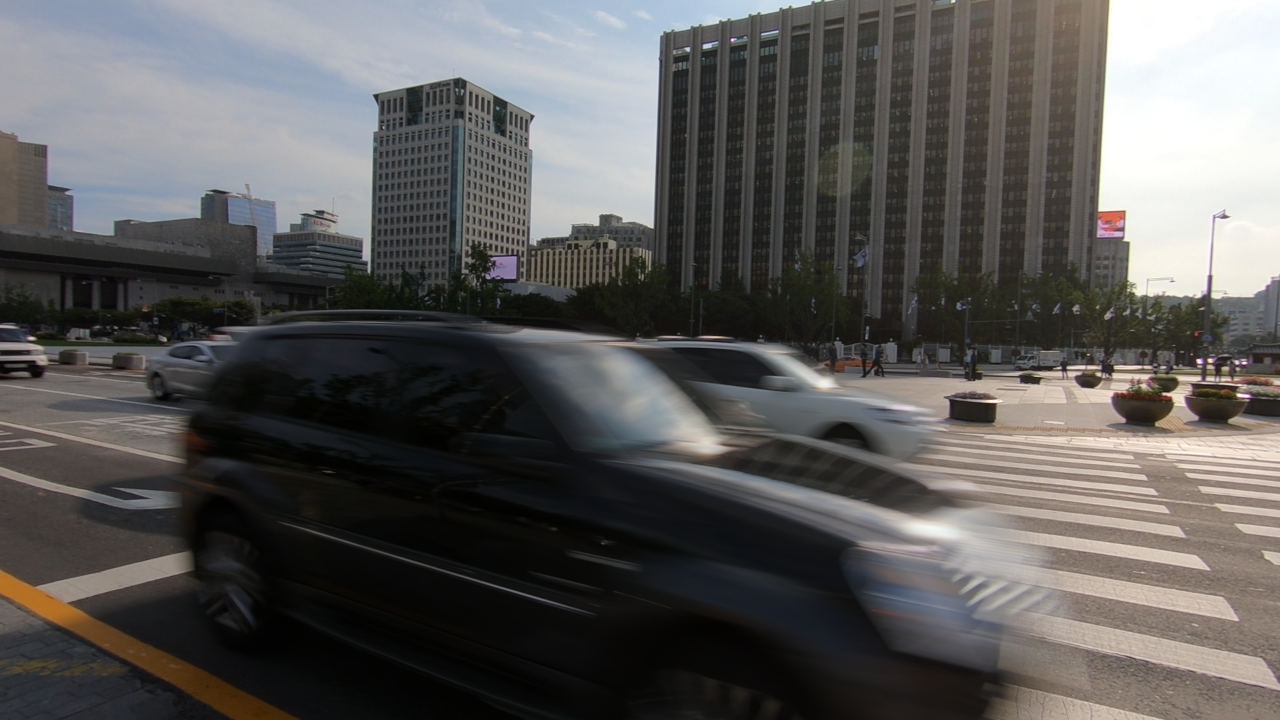
#> input picture pic/00000001.png, 1280 x 720 px, found by its file name
$ python change_size.py
#> lines starting #> are read from the running program, lines starting #| are printed output that depends on the picture
from PIL import Image

def resize_image(input_image_path, output_image_path, size=(416, 416)):
   """
   调整图片大小到指定尺寸并保存。

   参数:
   input_image_path: 输入图片的路径。
   output_image_path: 输出图片的保存路径。
   size: 调整后的图片尺寸 (width, height)。
   """
#> called with input_image_path = 'pic/00000001.png', output_image_path = 'pic/00000001_new.png', size = (416, 416)
   # 打开图片
   image = Image.open(input_image_path)
#> image is the input picture: PIL image 1280x720 RGB; mean R, G, B 91.5, 90, 88.9

   # 调整图片大小
   resized_image = image.resize(size, Image.BILINEAR)
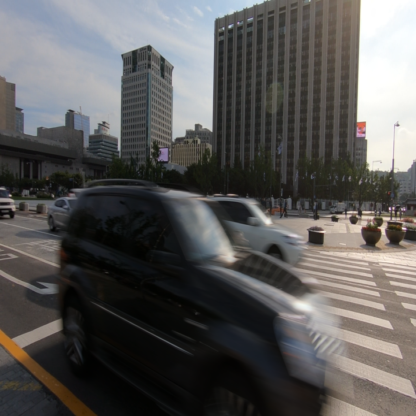
#> resized_image: PIL image 416x416 RGB; mean R, G, B 91.5, 90, 88.9

   # 保存调整后的图片
   resized_image.save(output_image_path)

# 使用示例
input_image_path = 'pic/00000001.png'  # 输入图片路径
output_image_path = 'pic/00000001_new.png'  # 输出图片路径
resize_image(input_image_path, output_image_path)

$ run again, with pic/00000002.png copied over pic/00000001.png
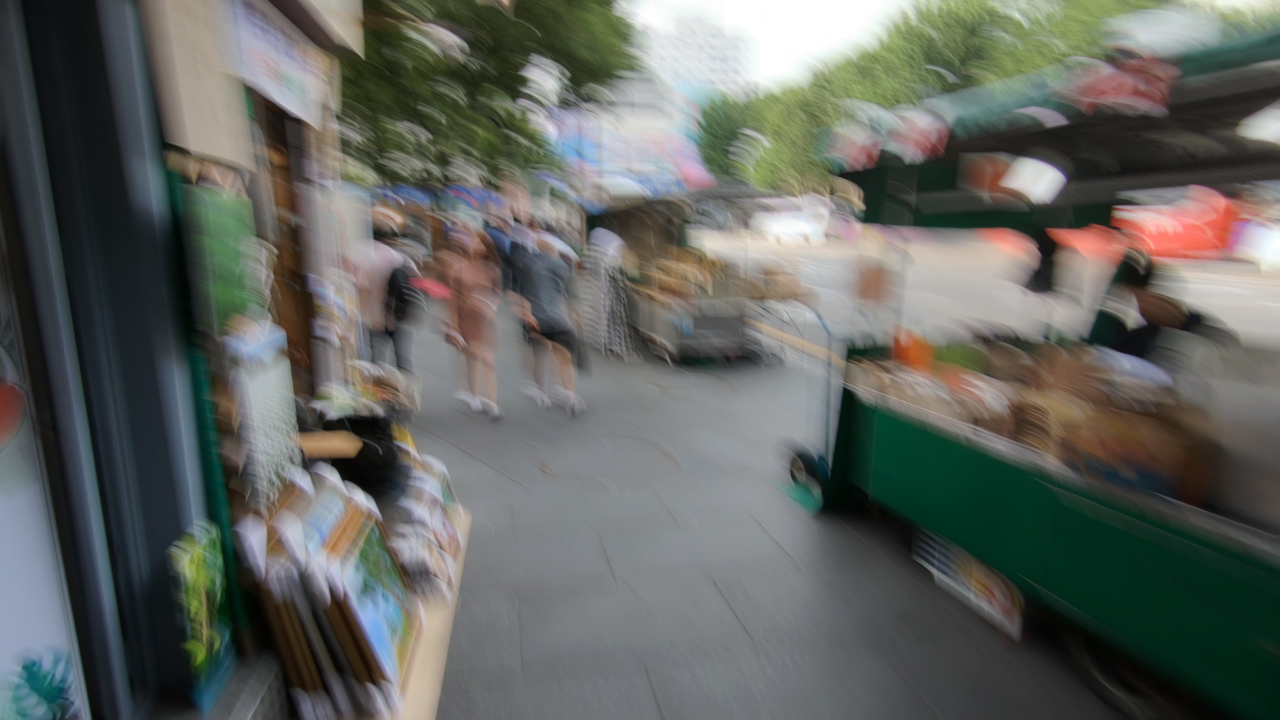
#> input picture pic/00000002.png, 1280 x 720 px, found by its file name
#> in resize_image, image is the input picture: PIL image 1280x720 RGB; mean R, G, B 97.5, 100.5, 95.6
#> in resize_image, `resized_image = image.resize(size, Image.BILINEAR)`:
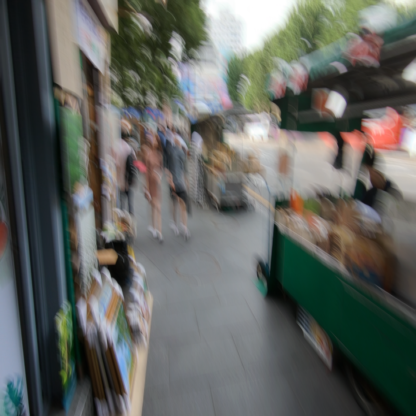
#> resized_image: PIL image 416x416 RGB; mean R, G, B 97.5, 100.5, 95.6

$ run again, with pic/00000003.png copied over pic/00000001.png
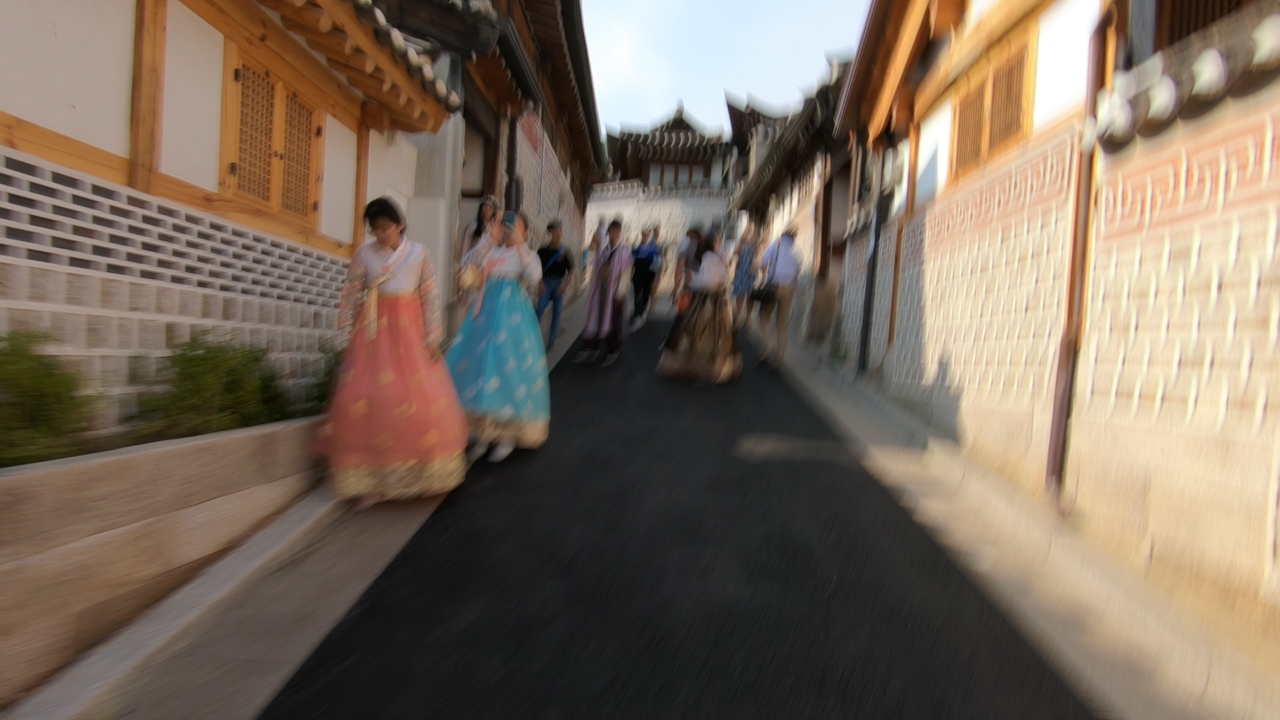
#> input picture pic/00000003.png, 1280 x 720 px, found by its file name
#> in resize_image, image is the input picture: PIL image 1280x720 RGB; mean R, G, B 123.2, 107.9, 93.3
#> in resize_image, `resized_image = image.resize(size, Image.BILINEAR)`:
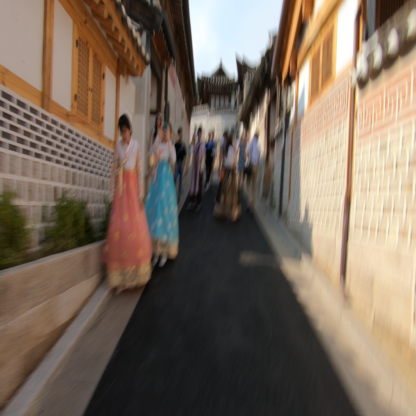
#> resized_image: PIL image 416x416 RGB; mean R, G, B 123.2, 107.9, 93.4

$ run again, with pic/00000004.png copied over pic/00000001.png
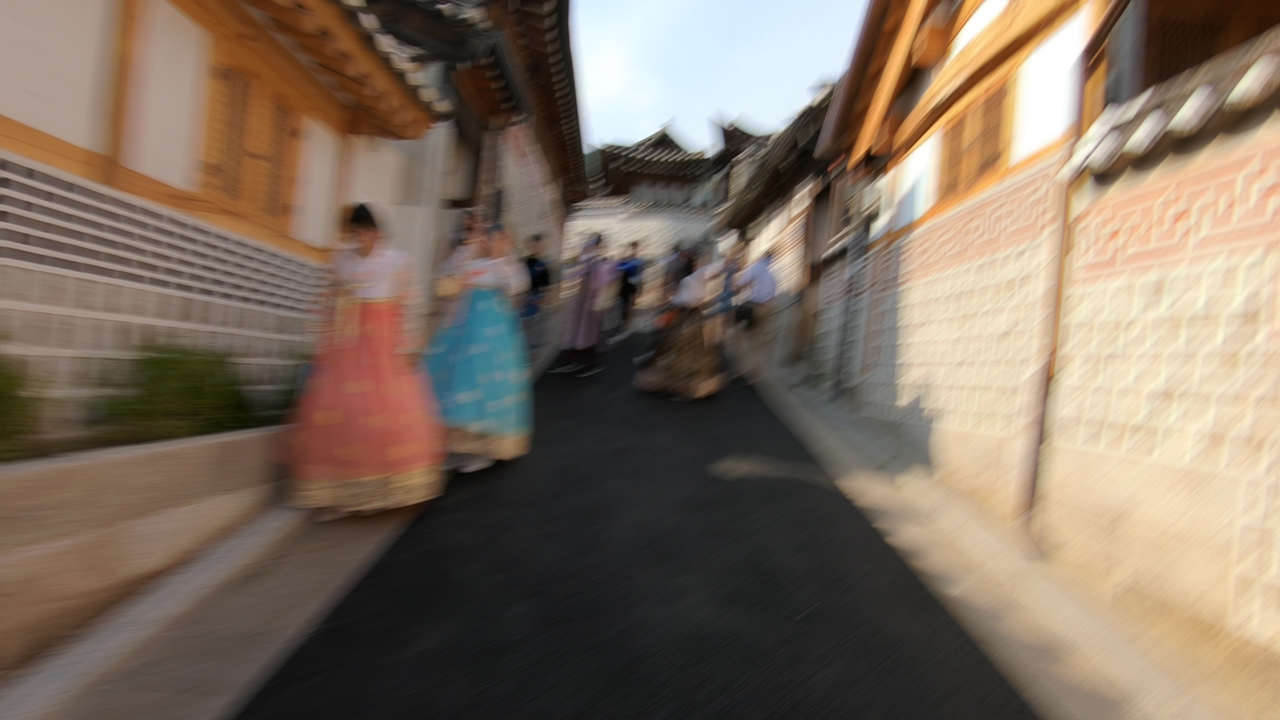
#> input picture pic/00000004.png, 1280 x 720 px, found by its file name
#> in resize_image, image is the input picture: PIL image 1280x720 RGB; mean R, G, B 127.5, 111.6, 96.8
#> in resize_image, `resized_image = image.resize(size, Image.BILINEAR)`:
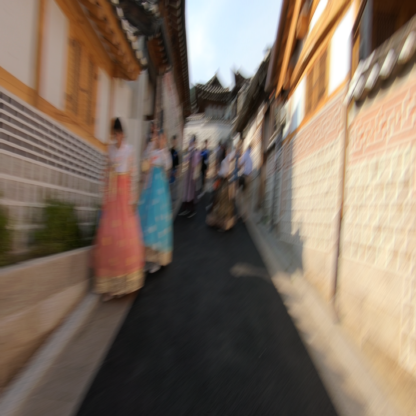
#> resized_image: PIL image 416x416 RGB; mean R, G, B 127.5, 111.6, 96.8
